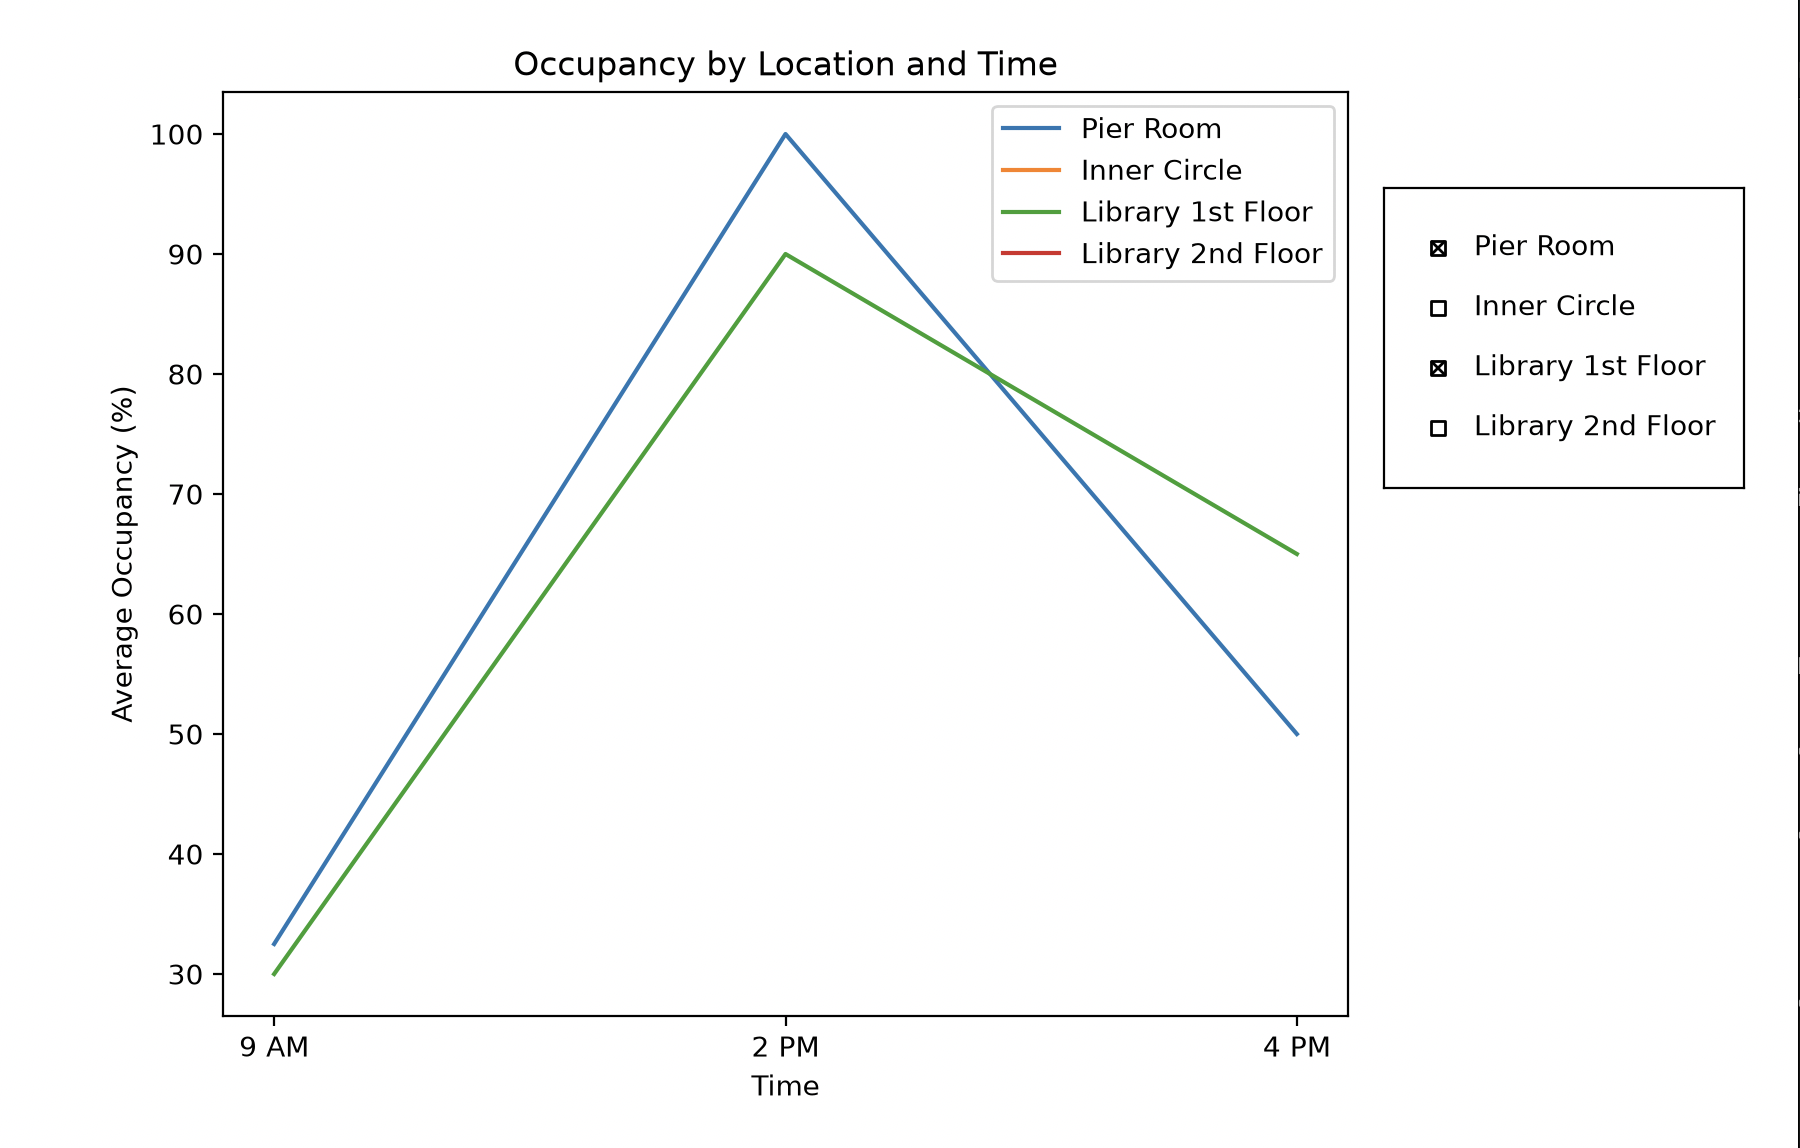

The script that drew this image:
import pandas as pd
import matplotlib.pyplot as plt
from matplotlib.widgets import CheckButtons

data = pd.read_csv("preped_data.csv")

pier = data[data["location"] == "SCE - Pier Room"]
inner = data[data["location"] == "SCE - Inner Circle"]
lib1 = data[data["location"] == "Library - 1st Floor"]
lib2 = data[data["location"] == "Library - 2nd Floor"]

pier9 = pier[pier["time"] == "9:00 AM"]["occupancy_percentage"].mean()
pier2 = pier[pier["time"] == "2:00 PM"]["occupancy_percentage"].mean()
pier4 = pier[pier["time"] == "4:00 PM"]["occupancy_percentage"].mean()

inner9 = inner[inner["time"] == "9:00 AM"]["occupancy_percentage"].mean()
inner2 = inner[inner["time"] == "2:00 PM"]["occupancy_percentage"].mean()
inner4 = inner[inner["time"] == "4:00 PM"]["occupancy_percentage"].mean()

lib19 = lib1[lib1["time"] == "9:00 AM"]["occupancy_percentage"].mean()
lib12 = lib1[lib1["time"] == "2:00 PM"]["occupancy_percentage"].mean()
lib14 = lib1[lib1["time"] == "4:00 PM"]["occupancy_percentage"].mean()

lib29 = lib2[lib2["time"] == "9:00 AM"]["occupancy_percentage"].mean()
lib22 = lib2[lib2["time"] == "2:00 PM"]["occupancy_percentage"].mean()
lib24 = lib2[lib2["time"] == "4:00 PM"]["occupancy_percentage"].mean()

times = ["9 AM", "2 PM", "4 PM"]

plt.figure(figsize=(9, 6))

line1, = plt.plot(times, [pier9, pier2, pier4], label="Pier Room")
line2, = plt.plot(times, [inner9, inner2, inner4], label="Inner Circle")
line3, = plt.plot(times, [lib19, lib12, lib14], label="Library 1st Floor")
line4, = plt.plot(times, [lib29, lib22, lib24], label="Library 2nd Floor")

plt.xlabel("Time")
plt.ylabel("Average Occupancy (%)")
plt.title("Occupancy by Location and Time")

plt.legend()

plt.subplots_adjust(right=0.75)

area = plt.axes([0.77, 0.55, 0.2, 0.25])

names = [
    "Pier Room",
    "Inner Circle",
    "Library 1st Floor",
    "Library 2nd Floor"
]

selected = [True, True, True, True]

buttons = CheckButtons(area, names, selected)

def clicked(name):

    if name == "Pier Room":
        if line1.get_visible() == True:
            line1.set_visible(False)
        else:
            line1.set_visible(True)

    if name == "Inner Circle":
        if line2.get_visible() == True:
            line2.set_visible(False)
        else:
            line2.set_visible(True)

    if name == "Library 1st Floor":
        if line3.get_visible() == True:
            line3.set_visible(False)
        else:
            line3.set_visible(True)

    if name == "Library 2nd Floor":
        if line4.get_visible() == True:
            line4.set_visible(False)
        else:
            line4.set_visible(True)

    plt.draw()

buttons.on_clicked(clicked)

plt.show()
